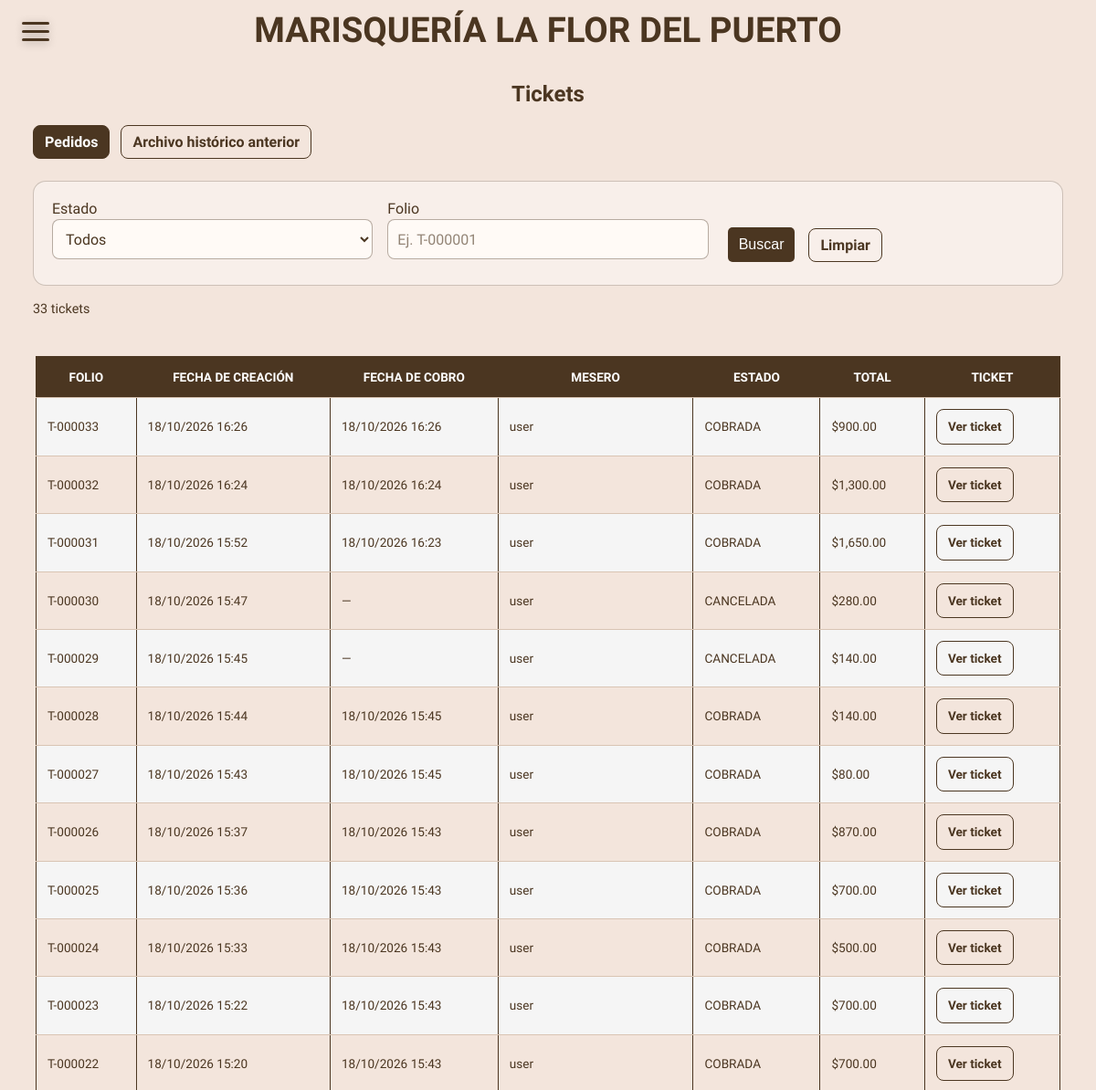
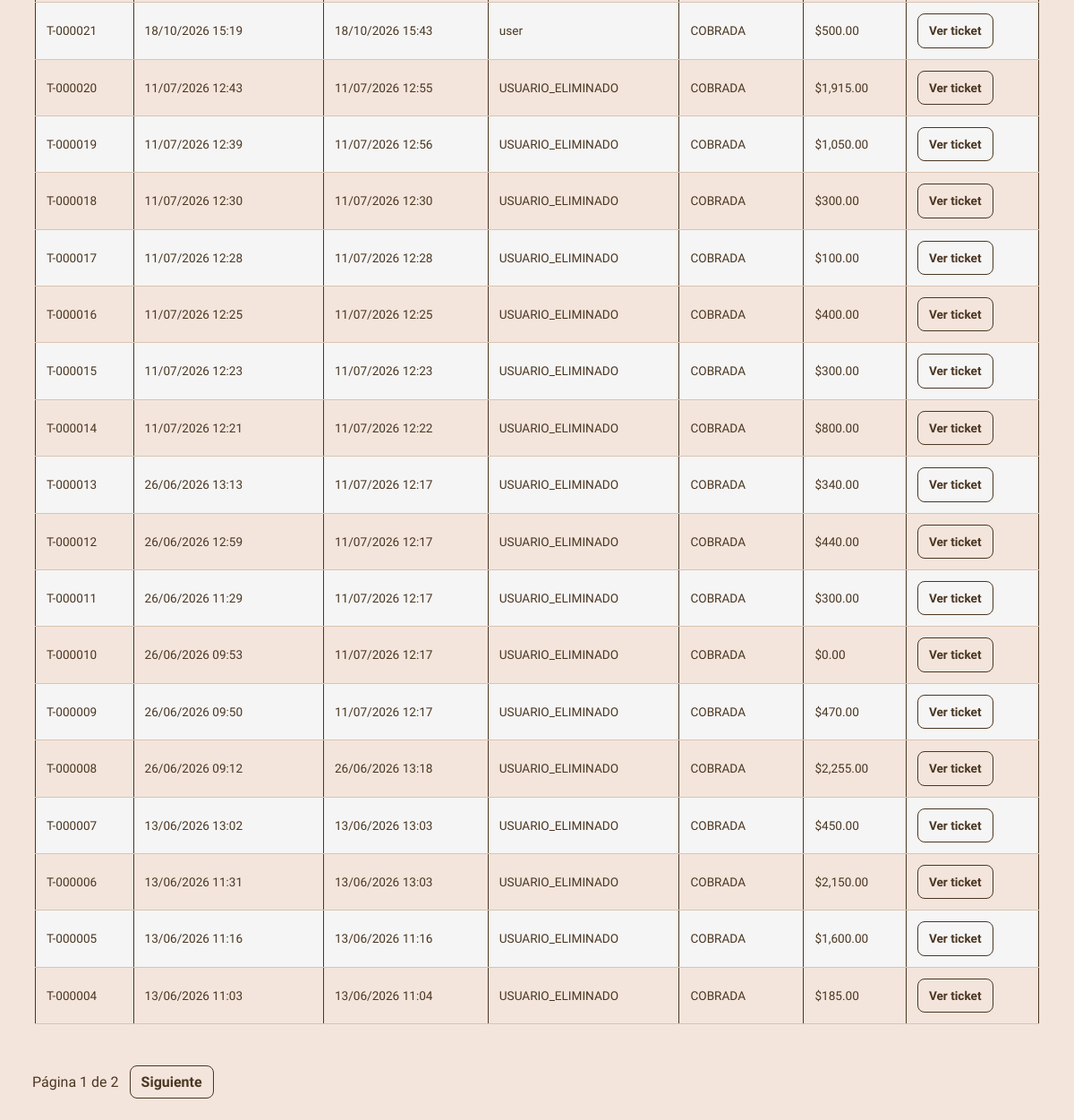
Before: /tickets (signed in) with the older database file (2 pictures, top to bottom).
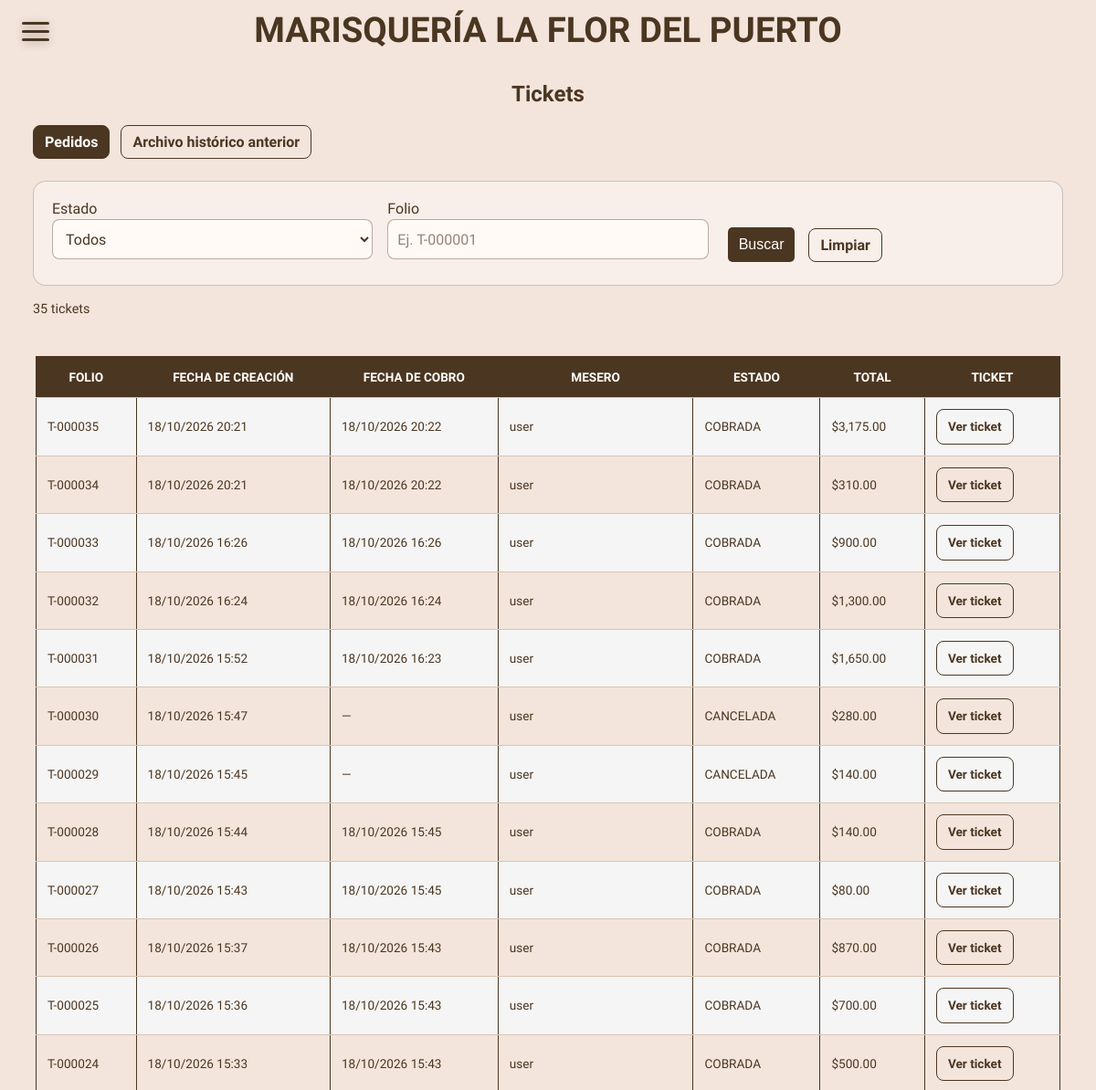
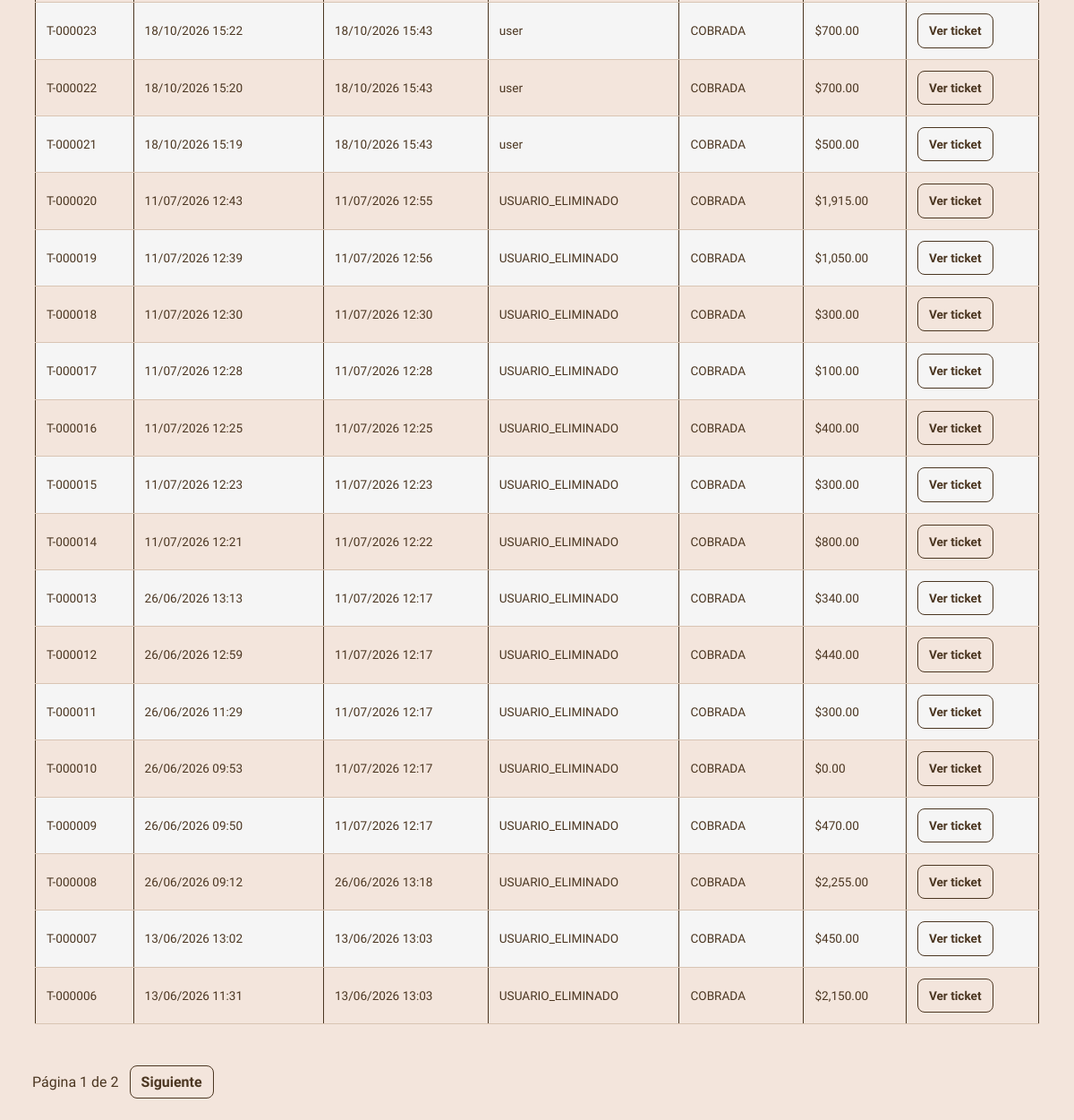
After: the same page with the newer database file (2 pictures, top to bottom).
### models.py (models this page shows)
class Pedidos(db.Model):
    id = db.Column(db.Integer, primary_key=True)
    folio = db.Column(db.String(20), unique=True, nullable=True)
    solicitud_id = db.Column(db.String(64), unique=True, nullable=True)
    estado = db.Column(db.String(20), default='ABIERTA')  # ABIERTA, ENVIADA_A_CAJA, COBRADA, CANCELADA
    state = db.Column(db.String(20), default='pendiente')  # Mantener por compatibilidad
    fecha = db.Column(db.DateTime, default=datetime.now)
    fecha_cobro = db.Column(db.DateTime, nullable=True)
    products = db.Column(db.JSON)
    total = db.Column(db.Float)
    usuario_id = db.Column(db.String(80), db.ForeignKey('users.username'), nullable=False)
    cajero_id = db.Column(db.String(80), db.ForeignKey('users.username'), nullable=True)

### app.py (the view)
        def wrapped(*args, **kwargs):
            if 'username' not in session:
                return redirect(url_for('login'))
            if session.get('tipo_usuario') not in allowed_roles:
                abort(403)
            return f(*args, **kwargs)

### app.py (called while the page is built)
def csrf_token():
    if '_csrf_token' not in session:
        session['_csrf_token'] = secrets.token_urlsafe(32)
    return session['_csrf_token']

def usuario_actual():
    usuario = Users.query.filter_by(username=session.get('username'), activo=True).populate_existing().first()
    if not usuario or session.get('version_sesion', 0) != usuario.version_sesion:
        return None
    return usuario

@app.after_request
def cabeceras_seguridad(respuesta):
    respuesta.headers['X-Content-Type-Options'] = 'nosniff'
    respuesta.headers['X-Frame-Options'] = 'DENY'
    respuesta.headers['Referrer-Policy'] = 'same-origin'
    if request.endpoint != 'static':
        respuesta.headers['Cache-Control'] = 'no-store'
    return respuesta

def role_required(*allowed_roles):
    def decorator(f):
        def wrapped(*args, **kwargs):
            if 'username' not in session:
                return redirect(url_for('login'))
            if session.get('tipo_usuario') not in allowed_roles:
                abort(403)
            return f(*args, **kwargs)
        wrapped.__name__ = f.__name__
        wrapped.allowed_roles = allowed_roles
        return wrapped
    return decorator

### templates/tickets.html (shortened to what this page needs)
{% extends 'base.html' %}
{% block content %}
<section class="ventas-pagina">
    <h2>Tickets</h2>
    <nav class="tickets-pestanas" aria-label="Origen de tickets">
        <a class="auditoria-ver-ticket" href="{{ url_for('tickets') }}" {% if not archivo %}aria-current="page"{% endif %}>Pedidos</a>
        <a class="auditoria-ver-ticket" href="{{ url_for('tickets', archivo=1) }}" {% if archivo %}aria-current="page"{% endif %}>Archivo histórico anterior</a>
    </nav>
    {% if archivo %}
    <p class="ventas-subtitulo">Tickets conservados del histórico anterior. Pueden coincidir con pedidos actuales y no se suman a los reportes de ventas.</p>
    {% else %}
    <form method="GET" class="auditoria-filtros ventas-filtros">
        <div><label for="ticketEstado">Estado</label><select name="estado" id="ticketEstado">
            <option value="">Todos</option>
        </select></div>
        <div><label for="ticketFolio">Folio</label><input type="search" name="folio" id="ticketFolio" value="{{ folio }}" placeholder="Ej. T-000001"></div>
        <div class="auditoria-filtros__acciones"><button type="submit" class="btn">Buscar</button><a class="auditoria-ver-ticket" href="{{ url_for('tickets') }}">Limpiar</a></div>
    </form>
    {% endif %}
    <p class="ventas-subtitulo">{{ paginacion.total }} tickets</p>
    <div class="ventas-tabla-scroll"><table class="tickets-tabla">
        <thead><tr><th>Folio</th><th>{{ 'Fecha de registro' if archivo else 'Fecha de creación' }}</th><th>Fecha de cobro</th><th>Mesero</th><th>Estado</th><th>Total</th><th>Ticket</th></tr></thead>
        <tbody>{% for ticket in paginacion.items %}<tr>
            <td>{{ 'Archivo-' ~ ticket.id if archivo else ticket.folio or ticket.id }}</td>
            <td>{{ ticket.fecha.strftime('%d/%m/%Y %H:%M') if ticket.fecha else 'No registrada' }}</td>
            <td>{% if archivo %}No registrada{% else %}{{ ticket.fecha_cobro.strftime('%d/%m/%Y %H:%M') if ticket.fecha_cobro else '—' }}{% endif %}</td>
            <td>{{ 'No registrado' if archivo else ticket.usuario_id }}</td>
            <td>{{ 'Histórico' if archivo else ticket.estado }}</td>
            <td>${{ '{:,.2f}'.format(ticket.total or 0) }}</td>
            <td><a class="auditoria-ver-ticket" target="_blank" rel="noopener" href="{{ url_for('ticket_archivo', ticket_id=ticket.id) if archivo else url_for('ticket_auditoria', pedido_id=ticket.id) }}">Ver ticket</a></td>
        </tr>{% else %}<tr><td colspan="7">No hay tickets que coincidan con la búsqueda.</td></tr>{% endfor %}</tbody>
    </table></div>
    <nav class="tickets-pestanas" aria-label="Páginas de tickets">
        <span>Página {{ paginacion.page }} de {{ paginacion.pages or 1 }}</span>
        {% if paginacion.has_next %}<a class="auditoria-ver-ticket" href="{{ url_for('tickets', pagina=paginacion.next_num, archivo=1 if archivo else 0, estado=estado, folio=folio) }}">Siguiente</a>{% endif %}
    </nav>
</section>
{% endblock %}

### templates/base.html (shortened to what this page needs)
<!DOCTYPE html>
<html lang="en">
<head>
    <link rel="stylesheet" href="{{ url_for('static', filename='css/base.css') }}">
</head>
<body>
    <header>
        <div class="menu-button menu-not-active" id="menu-button">
            <span></span>
            <span></span>
            <span></span>
        </div>
    </header>
    <div class="container">
        <h1 style="position: sticky; top: 0;">MARISQUERÍA LA FLOR DEL PUERTO</h1>
        {% block content %}{% endblock %}
    </div>
</body>
</html>

### static/css/base.css (style rules this page uses)
* { margin: 0; padding: 0; box-sizing: border-box; }
html { scroll-behavior: smooth; }
body { --bg-color: #4b3621; --text-color: #fff; background-color: #f3e5dc; font-family: 'Montserrat', sans-serif; color: #4b3621; display: block; }
.auditoria-ver-ticket { display: inline-block; padding: 8px 12px; border: 1px solid #4b3621; border-radius: 8px; color: #4b3621; text-decoration: none; font-weight: 600; white-space: nowrap; }
.auditoria-filtros { width: 90%; margin: 24px auto 12px; padding: 20px; display: grid; grid-template-columns: repeat(auto-fit, minmax(min(100%, 190px), 1fr)); gap: 16px; align-items: end; border: 1px solid rgba(75, 54, 33, 0.25); border-radius: 14px; background: rgba(255, 255, 255, 0.4); }
.auditoria-filtros input, .auditoria-filtros select { width: 100%; min-height: 44px; padding: 10px; border: 1px solid rgba(75, 54, 33, 0.4); border-radius: 8px; background: #fffaf6; color: #4b3621; font: inherit; }
.auditoria-filtros__acciones { display: flex; gap: 10px; align-items: center; flex-wrap: wrap; }
.ventas-pagina { width: 94%; max-width: 1400px; margin: 24px auto; }
.ventas-pagina > h2 { text-align: center; margin-bottom: 12px; }
.ventas-subtitulo { margin: 14px 0; font-size: 0.9rem; line-height: 1.6; }
.ventas-filtros { width: 100%; }
.ventas-grafica-scroll, .ventas-tabla-scroll { overflow-x: auto; padding: 6px 3px; }
.ventas-tabla table, .tickets-tabla { width: 100%; border-collapse: collapse; font-size: 0.85rem; }
.ventas-tabla td, .ventas-tabla th, .tickets-tabla td, .tickets-tabla th { padding: 12px; text-align: left; border-bottom: 1px solid #d9c4b3; line-height: 1.5; }
.tickets-pestanas { display: flex; flex-wrap: wrap; gap: 12px; align-items: center; margin: 20px 0; }
.tickets-pestanas [aria-current="page"] { background: #4b3621; color: white; }
header { display: flex; justify-content: space-between; align-items: center; position: fixed; top: 0; left: 0; width: 100%; height: 10dvh; padding: 8px 30px; z-index: 100; }
.menu-button { width: 30px; cursor: pointer; position: absolute; top: 30%; left: 5%; z-index: 110; }
.menu-button span { display: block; width: 100%; height: 3px; box-shadow: rgba(0, 0, 0, 0.3) 0px 2px 10px 0px; position: relative; border-radius: 3px; background-color: var(--bg-color); transition: all 0.3s ease; }
span + span { margin-top: 6px; }
.menu-not-active span:nth-child(1) { animation: ease .7s top-2 forwards; }
.menu-not-active span:nth-child(2) { animation: ease .7s scaled-2 forwards; }
.menu-not-active span:nth-child(3) { animation: ease .7s bottom-2 forwards; }
a, button { border: none; cursor: pointer; outline: none; transition: 0.3s; }
h1 { width: 100%; text-align: center; padding: 10px; font-size: clamp(1.4rem, 5vw, 2.4rem); text-wrap: balance; margin: 0 auto; animation: scroll 10s ease-in-out; animation-timeline: scroll(); }
h2 { font-size: clamp(1rem, 5vw, 1.5rem); text-wrap: balance; }
.btn { display: inline-block; padding: 10px 12px; background-color: #4b3621; color: #fff; text-decoration: none; border-radius: 5px; margin: 5px; font-size: clamp(0.8rem, 5vw, 1rem); }
label { display: block; font-size: clamp(0.8rem, 5vw, 1rem); margin-bottom: 2px; }
input, textarea, select { font-family: inherit; display: block; margin-bottom: 8px; border: none; border-bottom: 1px solid #4b3621; background-color: transparent; outline: none; }
input::placeholder { color: #4b3621; opacity: 0.6; }
select { padding: 6px 0; transition: 0.4s; border-radius: 0px; }
option { display: flex; justify-content: flex-start; gap: 10px; border: 1px solid #4b3621; background: #f3e5dc; color: #4b3621; padding: 10px; transition: 0.4s; }
option:first-of-type { border-radius: 8px 8px 0 0; }
option:not(option:last-of-type) { border-bottom: none; }
option:checked { font-weight: bold; }
table { width: auto; border-collapse: collapse; margin: 20px auto; }
table th, table td { border: 1px solid #4b3621; padding: 8px; text-align: left; }
th { background-color: #4b3621; color: #fff; text-align: center !important; text-transform: uppercase; }
tr:nth-child(odd) { background-color: #f5f5f5; color: #4b3621; }
@media (min-width: 960px) { .menu-button { left: 2%; } }

Changed rows visible on the page:
no longer on this page (row unchanged): Pedidos: folio "T-000005", fecha "13/06/2026 11:16", fecha_cobro "13/06/2026 11:16", usuario "USUARIO_ELIMINADO", estado "COBRADA", total "1,600.00"
no longer on this page (row unchanged): Pedidos: folio "T-000004", fecha "13/06/2026 11:03", fecha_cobro "13/06/2026 11:04", usuario "USUARIO_ELIMINADO", estado "COBRADA", total "185.00"
added Pedidos: folio "T-000035", fecha "18/10/2026 20:21", fecha_cobro "18/10/2026 20:22", usuario "user", estado "COBRADA", total "3,175.00"
added Pedidos: folio "T-000034", fecha "18/10/2026 20:21", fecha_cobro "18/10/2026 20:22", usuario "user", estado "COBRADA", total "310.00"
Other visible differences:
{{ paginacion.total }}: "33" → "35"
